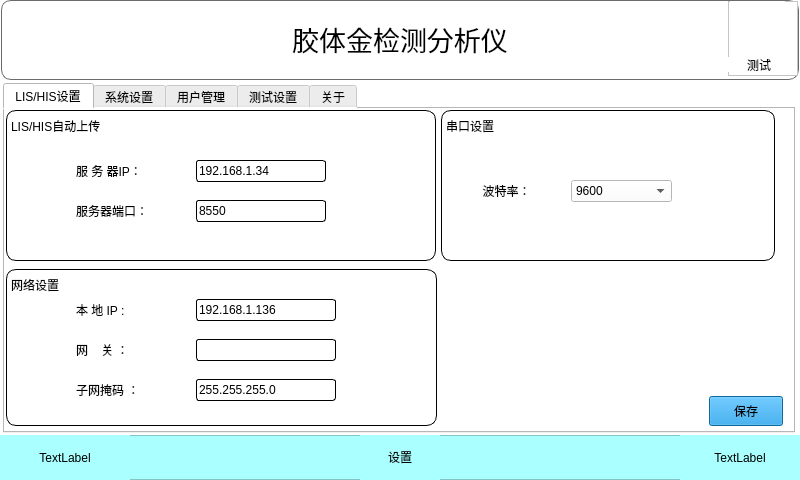
<?xml version="1.0" encoding="UTF-8"?>
<ui version="4.0">
 <class>Form</class>
 <widget class="QWidget" name="Form">
  <property name="geometry">
   <rect>
    <x>0</x>
    <y>0</y>
    <width>800</width>
    <height>480</height>
   </rect>
  </property>
  <property name="windowTitle">
   <string>Form</string>
  </property>
  <property name="styleSheet">
   <string notr="true">background-color:rgb(255, 255, 255)</string>
  </property>
  <widget class="QFrame" name="top">
   <property name="geometry">
    <rect>
     <x>1</x>
     <y>0</y>
     <width>798</width>
     <height>80</height>
    </rect>
   </property>
   <property name="styleSheet">
    <string notr="true">QWidget#top{

border: 1px solid rgb(106, 106, 106);
border-radius: 10px;
}
</string>
   </property>
   <property name="frameShape">
    <enum>QFrame::StyledPanel</enum>
   </property>
   <property name="frameShadow">
    <enum>QFrame::Raised</enum>
   </property>
   <widget class="QLabel" name="label">
    <property name="geometry">
     <rect>
      <x>209</x>
      <y>1</y>
      <width>380</width>
      <height>75</height>
     </rect>
    </property>
    <property name="font">
     <font>
      <family>AcadEref</family>
      <pointsize>20</pointsize>
     </font>
    </property>
    <property name="text">
     <string>胶体金检测分析仪</string>
    </property>
    <property name="alignment">
     <set>Qt::AlignCenter</set>
    </property>
   </widget>
   <widget class="QFrame" name="home">
    <property name="geometry">
     <rect>
      <x>727</x>
      <y>1</y>
      <width>70</width>
      <height>75</height>
     </rect>
    </property>
    <property name="frameShape">
     <enum>QFrame::StyledPanel</enum>
    </property>
    <property name="frameShadow">
     <enum>QFrame::Raised</enum>
    </property>
    <widget class="QLabel" name="label_11">
     <property name="geometry">
      <rect>
       <x>2</x>
       <y>0</y>
       <width>55</width>
       <height>55</height>
      </rect>
     </property>
     <property name="text">
      <string/>
     </property>
     <property name="pixmap">
      <pixmap>../img/setup.png</pixmap>
     </property>
     <property name="alignment">
      <set>Qt::AlignCenter</set>
     </property>
    </widget>
    <widget class="QLabel" name="label_2">
     <property name="geometry">
      <rect>
       <x>0</x>
       <y>56</y>
       <width>62</width>
       <height>15</height>
      </rect>
     </property>
     <property name="text">
      <string>测试</string>
     </property>
     <property name="alignment">
      <set>Qt::AlignCenter</set>
     </property>
    </widget>
   </widget>
  </widget>
  <widget class="QFrame" name="under">
   <property name="geometry">
    <rect>
     <x>0</x>
     <y>435</y>
     <width>800</width>
     <height>45</height>
    </rect>
   </property>
   <property name="styleSheet">
    <string notr="true">background-color:rgb(170, 255, 255)</string>
   </property>
   <property name="frameShape">
    <enum>QFrame::StyledPanel</enum>
   </property>
   <property name="frameShadow">
    <enum>QFrame::Raised</enum>
   </property>
   <widget class="QLabel" name="label_13">
    <property name="geometry">
     <rect>
      <x>360</x>
      <y>0</y>
      <width>80</width>
      <height>45</height>
     </rect>
    </property>
    <property name="text">
     <string>设置</string>
    </property>
    <property name="alignment">
     <set>Qt::AlignCenter</set>
    </property>
    <property name="textInteractionFlags">
     <set>Qt::TextBrowserInteraction</set>
    </property>
   </widget>
   <widget class="QLabel" name="dateLabel">
    <property name="geometry">
     <rect>
      <x>0</x>
      <y>0</y>
      <width>130</width>
      <height>45</height>
     </rect>
    </property>
    <property name="text">
     <string>TextLabel</string>
    </property>
    <property name="alignment">
     <set>Qt::AlignCenter</set>
    </property>
   </widget>
   <widget class="QLabel" name="timeLabel">
    <property name="geometry">
     <rect>
      <x>680</x>
      <y>0</y>
      <width>120</width>
      <height>45</height>
     </rect>
    </property>
    <property name="text">
     <string>TextLabel</string>
    </property>
    <property name="alignment">
     <set>Qt::AlignCenter</set>
    </property>
   </widget>
  </widget>
  <widget class="QTabWidget" name="tabWidget">
   <property name="geometry">
    <rect>
     <x>3</x>
     <y>83</y>
     <width>792</width>
     <height>350</height>
    </rect>
   </property>
   <property name="currentIndex">
    <number>0</number>
   </property>
   <widget class="QWidget" name="tab">
    <attribute name="title">
     <string>LIS/HIS设置</string>
    </attribute>
    <widget class="QFrame" name="frame_8">
     <property name="geometry">
      <rect>
       <x>436</x>
       <y>1</y>
       <width>334</width>
       <height>151</height>
      </rect>
     </property>
     <property name="styleSheet">
      <string notr="true">QWidget#frame_8{

border: 1px solid black;
border-radius: 10px;
}
</string>
     </property>
     <property name="frameShape">
      <enum>QFrame::StyledPanel</enum>
     </property>
     <property name="frameShadow">
      <enum>QFrame::Raised</enum>
     </property>
     <widget class="QLabel" name="label_4">
      <property name="geometry">
       <rect>
        <x>5</x>
        <y>5</y>
        <width>71</width>
        <height>21</height>
       </rect>
      </property>
      <property name="text">
       <string>串口设置</string>
      </property>
      <property name="alignment">
       <set>Qt::AlignLeading|Qt::AlignLeft|Qt::AlignVCenter</set>
      </property>
     </widget>
     <widget class="QLabel" name="label_5">
      <property name="geometry">
       <rect>
        <x>30</x>
        <y>70</y>
        <width>71</width>
        <height>22</height>
       </rect>
      </property>
      <property name="styleSheet">
       <string notr="true"/>
      </property>
      <property name="text">
       <string>波特率：</string>
      </property>
      <property name="alignment">
       <set>Qt::AlignCenter</set>
      </property>
     </widget>
     <widget class="QComboBox" name="comboBox">
      <property name="geometry">
       <rect>
        <x>130</x>
        <y>70</y>
        <width>101</width>
        <height>22</height>
       </rect>
      </property>
      <property name="toolTip">
       <string>&lt;html&gt;&lt;head/&gt;&lt;body&gt;&lt;p&gt;波特率&lt;/p&gt;&lt;/body&gt;&lt;/html&gt;</string>
      </property>
      <item>
       <property name="text">
        <string>9600</string>
       </property>
      </item>
      <item>
       <property name="text">
        <string>115200</string>
       </property>
      </item>
     </widget>
    </widget>
    <widget class="QFrame" name="frame_9">
     <property name="geometry">
      <rect>
       <x>1</x>
       <y>1</y>
       <width>430</width>
       <height>151</height>
      </rect>
     </property>
     <property name="styleSheet">
      <string notr="true">QWidget#frame_9{

border: 1px solid black;
border-radius: 10px;
}
</string>
     </property>
     <property name="frameShape">
      <enum>QFrame::StyledPanel</enum>
     </property>
     <property name="frameShadow">
      <enum>QFrame::Raised</enum>
     </property>
     <widget class="QLabel" name="label_6">
      <property name="geometry">
       <rect>
        <x>5</x>
        <y>5</y>
        <width>121</width>
        <height>21</height>
       </rect>
      </property>
      <property name="text">
       <string>LIS/HIS自动上传</string>
      </property>
      <property name="alignment">
       <set>Qt::AlignLeading|Qt::AlignLeft|Qt::AlignVCenter</set>
      </property>
     </widget>
     <widget class="QLabel" name="label_7">
      <property name="geometry">
       <rect>
        <x>70</x>
        <y>50</y>
        <width>90</width>
        <height>22</height>
       </rect>
      </property>
      <property name="styleSheet">
       <string notr="true"/>
      </property>
      <property name="text">
       <string>服 务 器IP：</string>
      </property>
      <property name="alignment">
       <set>Qt::AlignLeading|Qt::AlignLeft|Qt::AlignVCenter</set>
      </property>
     </widget>
     <widget class="QLabel" name="label_3">
      <property name="geometry">
       <rect>
        <x>70</x>
        <y>90</y>
        <width>90</width>
        <height>22</height>
       </rect>
      </property>
      <property name="text">
       <string>服务器端口：</string>
      </property>
      <property name="alignment">
       <set>Qt::AlignLeading|Qt::AlignLeft|Qt::AlignVCenter</set>
      </property>
     </widget>
     <widget class="QLineEdit" name="lineEdit">
      <property name="geometry">
       <rect>
        <x>190</x>
        <y>50</y>
        <width>130</width>
        <height>22</height>
       </rect>
      </property>
      <property name="styleSheet">
       <string notr="true">border: 1px solid black;
border-radius: 3px;</string>
      </property>
      <property name="text">
       <string>192.168.1.34</string>
      </property>
      <property name="cursorMoveStyle">
       <enum>Qt::LogicalMoveStyle</enum>
      </property>
     </widget>
     <widget class="QLineEdit" name="lineEdit_2">
      <property name="geometry">
       <rect>
        <x>190</x>
        <y>90</y>
        <width>130</width>
        <height>22</height>
       </rect>
      </property>
      <property name="styleSheet">
       <string notr="true">border: 1px solid black;
border-radius: 3px;</string>
      </property>
      <property name="text">
       <string>8550</string>
      </property>
      <property name="cursorMoveStyle">
       <enum>Qt::LogicalMoveStyle</enum>
      </property>
     </widget>
    </widget>
    <widget class="QFrame" name="frame_10">
     <property name="geometry">
      <rect>
       <x>1</x>
       <y>160</y>
       <width>431</width>
       <height>157</height>
      </rect>
     </property>
     <property name="styleSheet">
      <string notr="true">QWidget#frame_10{

border: 1px solid black;
border-radius: 10px;
}
</string>
     </property>
     <property name="frameShape">
      <enum>QFrame::StyledPanel</enum>
     </property>
     <property name="frameShadow">
      <enum>QFrame::Raised</enum>
     </property>
     <widget class="QLabel" name="label_8">
      <property name="geometry">
       <rect>
        <x>5</x>
        <y>5</y>
        <width>71</width>
        <height>21</height>
       </rect>
      </property>
      <property name="text">
       <string>网络设置</string>
      </property>
      <property name="alignment">
       <set>Qt::AlignLeading|Qt::AlignLeft|Qt::AlignVCenter</set>
      </property>
     </widget>
     <widget class="QLineEdit" name="lineEdit_3">
      <property name="geometry">
       <rect>
        <x>190</x>
        <y>70</y>
        <width>140</width>
        <height>22</height>
       </rect>
      </property>
      <property name="styleSheet">
       <string notr="true">border: 1px solid black;
border-radius: 3px;</string>
      </property>
      <property name="text">
       <string/>
      </property>
      <property name="cursorMoveStyle">
       <enum>Qt::LogicalMoveStyle</enum>
      </property>
     </widget>
     <widget class="QLabel" name="label_9">
      <property name="geometry">
       <rect>
        <x>70</x>
        <y>70</y>
        <width>90</width>
        <height>22</height>
       </rect>
      </property>
      <property name="text">
       <string>网    关 ：</string>
      </property>
      <property name="alignment">
       <set>Qt::AlignLeading|Qt::AlignLeft|Qt::AlignVCenter</set>
      </property>
     </widget>
     <widget class="QLineEdit" name="lineEdit_4">
      <property name="geometry">
       <rect>
        <x>190</x>
        <y>30</y>
        <width>140</width>
        <height>22</height>
       </rect>
      </property>
      <property name="styleSheet">
       <string notr="true">border: 1px solid black;
border-radius: 3px;</string>
      </property>
      <property name="text">
       <string>192.168.1.136</string>
      </property>
      <property name="cursorMoveStyle">
       <enum>Qt::LogicalMoveStyle</enum>
      </property>
     </widget>
     <widget class="QLabel" name="label_10">
      <property name="geometry">
       <rect>
        <x>70</x>
        <y>30</y>
        <width>90</width>
        <height>22</height>
       </rect>
      </property>
      <property name="styleSheet">
       <string notr="true"/>
      </property>
      <property name="text">
       <string>本 地 IP :</string>
      </property>
      <property name="alignment">
       <set>Qt::AlignLeading|Qt::AlignLeft|Qt::AlignVCenter</set>
      </property>
     </widget>
     <widget class="QLineEdit" name="lineEdit_6">
      <property name="geometry">
       <rect>
        <x>190</x>
        <y>110</y>
        <width>140</width>
        <height>22</height>
       </rect>
      </property>
      <property name="styleSheet">
       <string notr="true">border: 1px solid black;
border-radius: 3px;</string>
      </property>
      <property name="text">
       <string>255.255.255.0</string>
      </property>
      <property name="cursorMoveStyle">
       <enum>Qt::LogicalMoveStyle</enum>
      </property>
     </widget>
     <widget class="QLabel" name="label_14">
      <property name="geometry">
       <rect>
        <x>70</x>
        <y>110</y>
        <width>90</width>
        <height>22</height>
       </rect>
      </property>
      <property name="styleSheet">
       <string notr="true"/>
      </property>
      <property name="text">
       <string>子网掩码 ：</string>
      </property>
      <property name="alignment">
       <set>Qt::AlignLeading|Qt::AlignLeft|Qt::AlignVCenter</set>
      </property>
     </widget>
    </widget>
    <widget class="QPushButton" name="pushButton">
     <property name="geometry">
      <rect>
       <x>704</x>
       <y>287</y>
       <width>74</width>
       <height>30</height>
      </rect>
     </property>
     <property name="styleSheet">
      <string notr="true">background-color:rgb(20, 144, 219)</string>
     </property>
     <property name="text">
      <string>保存</string>
     </property>
    </widget>
   </widget>
   <widget class="QWidget" name="tab_2">
    <attribute name="title">
     <string>系统设置</string>
    </attribute>
    <widget class="QFrame" name="frame_11">
     <property name="geometry">
      <rect>
       <x>2</x>
       <y>2</y>
       <width>784</width>
       <height>228</height>
      </rect>
     </property>
     <property name="styleSheet">
      <string notr="true">QWidget#frame_11{

border: 1px solid black;
border-radius: 10px;
}
</string>
     </property>
     <property name="frameShape">
      <enum>QFrame::StyledPanel</enum>
     </property>
     <property name="frameShadow">
      <enum>QFrame::Raised</enum>
     </property>
     <widget class="QLabel" name="label_12">
      <property name="geometry">
       <rect>
        <x>5</x>
        <y>5</y>
        <width>121</width>
        <height>21</height>
       </rect>
      </property>
      <property name="text">
       <string>系统时间设置</string>
      </property>
      <property name="alignment">
       <set>Qt::AlignLeading|Qt::AlignLeft|Qt::AlignVCenter</set>
      </property>
     </widget>
     <widget class="QPushButton" name="pushButton_2">
      <property name="geometry">
       <rect>
        <x>630</x>
        <y>170</y>
        <width>75</width>
        <height>23</height>
       </rect>
      </property>
      <property name="styleSheet">
       <string notr="true">background-color:rgb(20, 144, 219)</string>
      </property>
      <property name="text">
       <string>保存</string>
      </property>
     </widget>
     <widget class="QLabel" name="label_15">
      <property name="geometry">
       <rect>
        <x>100</x>
        <y>74</y>
        <width>90</width>
        <height>22</height>
       </rect>
      </property>
      <property name="styleSheet">
       <string notr="true"/>
      </property>
      <property name="text">
       <string>日期(年/月/日)</string>
      </property>
      <property name="alignment">
       <set>Qt::AlignLeading|Qt::AlignLeft|Qt::AlignVCenter</set>
      </property>
     </widget>
     <widget class="QLineEdit" name="lineEdit_10">
      <property name="geometry">
       <rect>
        <x>270</x>
        <y>146</y>
        <width>45</width>
        <height>30</height>
       </rect>
      </property>
      <property name="styleSheet">
       <string notr="true">border: 1px solid black;
border-radius: 3px;</string>
      </property>
      <property name="text">
       <string/>
      </property>
      <property name="echoMode">
       <enum>QLineEdit::Normal</enum>
      </property>
      <property name="cursorMoveStyle">
       <enum>Qt::LogicalMoveStyle</enum>
      </property>
     </widget>
     <widget class="QLineEdit" name="lineEdit_7">
      <property name="geometry">
       <rect>
        <x>200</x>
        <y>146</y>
        <width>45</width>
        <height>30</height>
       </rect>
      </property>
      <property name="styleSheet">
       <string notr="true">border: 1px solid black;
border-radius: 3px;</string>
      </property>
      <property name="text">
       <string/>
      </property>
      <property name="echoMode">
       <enum>QLineEdit::Normal</enum>
      </property>
      <property name="cursorMoveStyle">
       <enum>Qt::LogicalMoveStyle</enum>
      </property>
     </widget>
     <widget class="QLineEdit" name="lineEdit_11">
      <property name="geometry">
       <rect>
        <x>340</x>
        <y>146</y>
        <width>45</width>
        <height>30</height>
       </rect>
      </property>
      <property name="styleSheet">
       <string notr="true">border: 1px solid black;
border-radius: 3px;</string>
      </property>
      <property name="text">
       <string/>
      </property>
      <property name="echoMode">
       <enum>QLineEdit::Normal</enum>
      </property>
      <property name="cursorMoveStyle">
       <enum>Qt::LogicalMoveStyle</enum>
      </property>
     </widget>
     <widget class="QLabel" name="label_16">
      <property name="geometry">
       <rect>
        <x>100</x>
        <y>150</y>
        <width>90</width>
        <height>22</height>
       </rect>
      </property>
      <property name="styleSheet">
       <string notr="true"/>
      </property>
      <property name="text">
       <string>时间(时/分/秒)</string>
      </property>
      <property name="alignment">
       <set>Qt::AlignLeading|Qt::AlignLeft|Qt::AlignVCenter</set>
      </property>
     </widget>
     <widget class="QDateEdit" name="dateEdit">
      <property name="geometry">
       <rect>
        <x>200</x>
        <y>60</y>
        <width>191</width>
        <height>51</height>
       </rect>
      </property>
     </widget>
    </widget>
    <widget class="QFrame" name="frame_12">
     <property name="geometry">
      <rect>
       <x>1</x>
       <y>234</y>
       <width>180</width>
       <height>85</height>
      </rect>
     </property>
     <property name="styleSheet">
      <string notr="true">QWidget#frame_12{

border: 1px solid black;
border-radius: 10px;
}
</string>
     </property>
     <property name="frameShape">
      <enum>QFrame::StyledPanel</enum>
     </property>
     <property name="frameShadow">
      <enum>QFrame::Raised</enum>
     </property>
     <widget class="QLabel" name="label_17">
      <property name="geometry">
       <rect>
        <x>5</x>
        <y>5</y>
        <width>71</width>
        <height>21</height>
       </rect>
      </property>
      <property name="text">
       <string>屏幕校准</string>
      </property>
      <property name="alignment">
       <set>Qt::AlignLeading|Qt::AlignLeft|Qt::AlignVCenter</set>
      </property>
     </widget>
     <widget class="QPushButton" name="pushButton_3">
      <property name="geometry">
       <rect>
        <x>50</x>
        <y>40</y>
        <width>80</width>
        <height>23</height>
       </rect>
      </property>
      <property name="styleSheet">
       <string notr="true">



border-radius: 5px;
background-color:rgb(20, 144, 219)
</string>
      </property>
      <property name="text">
       <string>校准</string>
      </property>
     </widget>
    </widget>
    <widget class="QFrame" name="frame_13">
     <property name="geometry">
      <rect>
       <x>186</x>
       <y>234</y>
       <width>180</width>
       <height>85</height>
      </rect>
     </property>
     <property name="styleSheet">
      <string notr="true">QWidget#frame_13
{

border: 1px solid black;
border-radius: 10px;
}
</string>
     </property>
     <property name="frameShape">
      <enum>QFrame::StyledPanel</enum>
     </property>
     <property name="frameShadow">
      <enum>QFrame::Raised</enum>
     </property>
     <widget class="QLabel" name="label_18">
      <property name="geometry">
       <rect>
        <x>5</x>
        <y>5</y>
        <width>71</width>
        <height>21</height>
       </rect>
      </property>
      <property name="text">
       <string>恢复出厂设置</string>
      </property>
      <property name="alignment">
       <set>Qt::AlignLeading|Qt::AlignLeft|Qt::AlignVCenter</set>
      </property>
     </widget>
     <widget class="QPushButton" name="pushButton_4">
      <property name="geometry">
       <rect>
        <x>50</x>
        <y>40</y>
        <width>80</width>
        <height>23</height>
       </rect>
      </property>
      <property name="styleSheet">
       <string notr="true">



border-radius: 5px;
background-color:rgb(20, 144, 219)
</string>
      </property>
      <property name="text">
       <string>清除数据</string>
      </property>
     </widget>
    </widget>
    <widget class="QFrame" name="frame_14">
     <property name="geometry">
      <rect>
       <x>371</x>
       <y>234</y>
       <width>180</width>
       <height>85</height>
      </rect>
     </property>
     <property name="styleSheet">
      <string notr="true">QWidget#frame_14
{

border: 1px solid black;
border-radius: 10px;
}
</string>
     </property>
     <property name="frameShape">
      <enum>QFrame::StyledPanel</enum>
     </property>
     <property name="frameShadow">
      <enum>QFrame::Raised</enum>
     </property>
     <widget class="QLabel" name="label_19">
      <property name="geometry">
       <rect>
        <x>5</x>
        <y>5</y>
        <width>71</width>
        <height>21</height>
       </rect>
      </property>
      <property name="text">
       <string>系统自检</string>
      </property>
      <property name="alignment">
       <set>Qt::AlignLeading|Qt::AlignLeft|Qt::AlignVCenter</set>
      </property>
     </widget>
     <widget class="QPushButton" name="pushButton_5">
      <property name="geometry">
       <rect>
        <x>50</x>
        <y>40</y>
        <width>80</width>
        <height>23</height>
       </rect>
      </property>
      <property name="styleSheet">
       <string notr="true">



border-radius: 5px;
background-color:rgb(20, 144, 219)
</string>
      </property>
      <property name="text">
       <string>开始自检</string>
      </property>
     </widget>
    </widget>
    <widget class="QFrame" name="frame_15">
     <property name="geometry">
      <rect>
       <x>556</x>
       <y>234</y>
       <width>229</width>
       <height>85</height>
      </rect>
     </property>
     <property name="styleSheet">
      <string notr="true">QWidget#frame_15

{

border: 1px solid black;
border-radius: 10px;
}
</string>
     </property>
     <property name="frameShape">
      <enum>QFrame::StyledPanel</enum>
     </property>
     <property name="frameShadow">
      <enum>QFrame::Raised</enum>
     </property>
     <widget class="QLabel" name="label_20">
      <property name="geometry">
       <rect>
        <x>5</x>
        <y>5</y>
        <width>71</width>
        <height>21</height>
       </rect>
      </property>
      <property name="text">
       <string>系统语言</string>
      </property>
      <property name="alignment">
       <set>Qt::AlignLeading|Qt::AlignLeft|Qt::AlignVCenter</set>
      </property>
     </widget>
     <widget class="QPushButton" name="pushButton_7">
      <property name="geometry">
       <rect>
        <x>166</x>
        <y>40</y>
        <width>54</width>
        <height>23</height>
       </rect>
      </property>
      <property name="styleSheet">
       <string notr="true">



border-radius: 5px;
background-color:rgb(20, 144, 219)
</string>
      </property>
      <property name="text">
       <string>保存</string>
      </property>
     </widget>
     <widget class="QComboBox" name="comboBox_2">
      <property name="geometry">
       <rect>
        <x>30</x>
        <y>40</y>
        <width>101</width>
        <height>22</height>
       </rect>
      </property>
      <property name="toolTip">
       <string>&lt;html&gt;&lt;head/&gt;&lt;body&gt;&lt;p&gt;波特率&lt;/p&gt;&lt;/body&gt;&lt;/html&gt;</string>
      </property>
      <item>
       <property name="text">
        <string>中文</string>
       </property>
      </item>
      <item>
       <property name="text">
        <string>英语</string>
       </property>
      </item>
      <item>
       <property name="text">
        <string/>
       </property>
      </item>
     </widget>
    </widget>
   </widget>
   <widget class="QWidget" name="tab_3">
    <attribute name="title">
     <string>用户管理</string>
    </attribute>
    <widget class="QFrame" name="frame_16">
     <property name="geometry">
      <rect>
       <x>10</x>
       <y>10</y>
       <width>371</width>
       <height>201</height>
      </rect>
     </property>
     <property name="styleSheet">
      <string notr="true">QWidget#frame_16
{

border: 1px solid black;
border-radius: 10px;
}
</string>
     </property>
     <property name="frameShape">
      <enum>QFrame::StyledPanel</enum>
     </property>
     <property name="frameShadow">
      <enum>QFrame::Raised</enum>
     </property>
     <widget class="QLabel" name="label_21">
      <property name="geometry">
       <rect>
        <x>5</x>
        <y>5</y>
        <width>71</width>
        <height>21</height>
       </rect>
      </property>
      <property name="text">
       <string>当前用户:</string>
      </property>
      <property name="alignment">
       <set>Qt::AlignLeading|Qt::AlignLeft|Qt::AlignVCenter</set>
      </property>
     </widget>
     <widget class="QLabel" name="label_22">
      <property name="geometry">
       <rect>
        <x>48</x>
        <y>50</y>
        <width>80</width>
        <height>30</height>
       </rect>
      </property>
      <property name="text">
       <string>账  号:</string>
      </property>
     </widget>
     <widget class="QLabel" name="label_23">
      <property name="geometry">
       <rect>
        <x>48</x>
        <y>90</y>
        <width>80</width>
        <height>30</height>
       </rect>
      </property>
      <property name="text">
       <string>用户名:</string>
      </property>
     </widget>
     <widget class="QLabel" name="label_24">
      <property name="geometry">
       <rect>
        <x>48</x>
        <y>140</y>
        <width>80</width>
        <height>30</height>
       </rect>
      </property>
      <property name="text">
       <string>用户类型：</string>
      </property>
     </widget>
     <widget class="QLabel" name="label_25">
      <property name="geometry">
       <rect>
        <x>152</x>
        <y>90</y>
        <width>111</width>
        <height>30</height>
       </rect>
      </property>
      <property name="text">
       <string>admin</string>
      </property>
     </widget>
     <widget class="QLabel" name="label_26">
      <property name="geometry">
       <rect>
        <x>152</x>
        <y>50</y>
        <width>111</width>
        <height>30</height>
       </rect>
      </property>
      <property name="text">
       <string>admin</string>
      </property>
     </widget>
     <widget class="QLabel" name="label_27">
      <property name="geometry">
       <rect>
        <x>152</x>
        <y>140</y>
        <width>111</width>
        <height>30</height>
       </rect>
      </property>
      <property name="text">
       <string>管理员</string>
      </property>
     </widget>
    </widget>
    <widget class="QPushButton" name="pushButton_13">
     <property name="geometry">
      <rect>
       <x>50</x>
       <y>228</y>
       <width>120</width>
       <height>31</height>
      </rect>
     </property>
     <property name="styleSheet">
      <string notr="true">background-color:rgb(27, 134, 204);
color:rgb(255,255,255);
border-radius: 5px; 
        </string>
     </property>
     <property name="text">
      <string>登出</string>
     </property>
    </widget>
    <widget class="QPushButton" name="pushButton_14">
     <property name="geometry">
      <rect>
       <x>50</x>
       <y>278</y>
       <width>120</width>
       <height>31</height>
      </rect>
     </property>
     <property name="styleSheet">
      <string notr="true">background-color:rgb(27, 134, 204);
color:rgb(255,255,255);
border-radius: 5px; 
        </string>
     </property>
     <property name="text">
      <string>新增用户</string>
     </property>
    </widget>
    <widget class="QPushButton" name="pushButton_15">
     <property name="geometry">
      <rect>
       <x>220</x>
       <y>278</y>
       <width>120</width>
       <height>31</height>
      </rect>
     </property>
     <property name="styleSheet">
      <string notr="true">background-color:rgb(27, 134, 204);
color:rgb(255,255,255);
border-radius: 5px; 
        </string>
     </property>
     <property name="text">
      <string>删除用户</string>
     </property>
    </widget>
    <widget class="QPushButton" name="pushButton_16">
     <property name="geometry">
      <rect>
       <x>220</x>
       <y>228</y>
       <width>120</width>
       <height>31</height>
      </rect>
     </property>
     <property name="styleSheet">
      <string notr="true">background-color:rgb(27, 134, 204);
color:rgb(255,255,255);
border-radius: 5px; 
        </string>
     </property>
     <property name="text">
      <string>修改用户</string>
     </property>
    </widget>
    <widget class="QTableWidget" name="tableWidget">
     <property name="geometry">
      <rect>
       <x>406</x>
       <y>24</y>
       <width>375</width>
       <height>294</height>
      </rect>
     </property>
     <attribute name="horizontalHeaderDefaultSectionSize">
      <number>124</number>
     </attribute>
     <column>
      <property name="text">
       <string>账号</string>
      </property>
     </column>
     <column>
      <property name="text">
       <string>用户名</string>
      </property>
     </column>
     <column>
      <property name="text">
       <string>管理员</string>
      </property>
     </column>
    </widget>
    <widget class="QLabel" name="label_51">
     <property name="geometry">
      <rect>
       <x>400</x>
       <y>6</y>
       <width>71</width>
       <height>16</height>
      </rect>
     </property>
     <property name="text">
      <string>用户列表</string>
     </property>
    </widget>
   </widget>
   <widget class="QWidget" name="tab_5">
    <attribute name="title">
     <string>测试设置</string>
    </attribute>
    <widget class="QLabel" name="label_28">
     <property name="geometry">
      <rect>
       <x>10</x>
       <y>10</y>
       <width>101</width>
       <height>31</height>
      </rect>
     </property>
     <property name="text">
      <string>流水号:YYMMDD-</string>
     </property>
    </widget>
    <widget class="QSpinBox" name="spinBox">
     <property name="geometry">
      <rect>
       <x>130</x>
       <y>10</y>
       <width>51</width>
       <height>31</height>
      </rect>
     </property>
    </widget>
    <widget class="QLabel" name="label_29">
     <property name="geometry">
      <rect>
       <x>230</x>
       <y>10</y>
       <width>91</width>
       <height>31</height>
      </rect>
     </property>
     <property name="text">
      <string>记录保存天数</string>
     </property>
    </widget>
    <widget class="QSpinBox" name="spinBox_2">
     <property name="geometry">
      <rect>
       <x>340</x>
       <y>10</y>
       <width>91</width>
       <height>31</height>
      </rect>
     </property>
    </widget>
    <widget class="QLabel" name="label_30">
     <property name="geometry">
      <rect>
       <x>10</x>
       <y>60</y>
       <width>101</width>
       <height>31</height>
      </rect>
     </property>
     <property name="text">
      <string>流水号后缀长度</string>
     </property>
    </widget>
    <widget class="QSpinBox" name="spinBox_3">
     <property name="geometry">
      <rect>
       <x>130</x>
       <y>60</y>
       <width>51</width>
       <height>31</height>
      </rect>
     </property>
    </widget>
    <widget class="QComboBox" name="comboBox_3">
     <property name="geometry">
      <rect>
       <x>340</x>
       <y>60</y>
       <width>91</width>
       <height>31</height>
      </rect>
     </property>
     <item>
      <property name="text">
       <string>定性+定量</string>
      </property>
     </item>
     <item>
      <property name="text">
       <string>定性</string>
      </property>
     </item>
     <item>
      <property name="text">
       <string>定量</string>
      </property>
     </item>
    </widget>
    <widget class="QLabel" name="label_31">
     <property name="geometry">
      <rect>
       <x>230</x>
       <y>60</y>
       <width>91</width>
       <height>31</height>
      </rect>
     </property>
     <property name="text">
      <string>结果类型</string>
     </property>
    </widget>
    <widget class="QFrame" name="frame">
     <property name="geometry">
      <rect>
       <x>520</x>
       <y>10</y>
       <width>251</width>
       <height>81</height>
      </rect>
     </property>
     <property name="styleSheet">
      <string notr="true">QWidget#frame{

border: 1px solid rgb(106, 106, 106);
border-radius: 10px;
}</string>
     </property>
     <property name="frameShape">
      <enum>QFrame::StyledPanel</enum>
     </property>
     <property name="frameShadow">
      <enum>QFrame::Raised</enum>
     </property>
     <widget class="QLabel" name="label_32">
      <property name="geometry">
       <rect>
        <x>4</x>
        <y>3</y>
        <width>60</width>
        <height>18</height>
       </rect>
      </property>
      <property name="text">
       <string>USB</string>
      </property>
     </widget>
     <widget class="QPushButton" name="pushButton_17">
      <property name="geometry">
       <rect>
        <x>180</x>
        <y>40</y>
        <width>60</width>
        <height>31</height>
       </rect>
      </property>
      <property name="styleSheet">
       <string notr="true">background-color:rgb(27, 134, 204);
color:rgb(255,255,255);
border-radius: 5px; 
        </string>
      </property>
      <property name="text">
       <string>刷新</string>
      </property>
     </widget>
     <widget class="QLabel" name="label_33">
      <property name="geometry">
       <rect>
        <x>10</x>
        <y>25</y>
        <width>41</width>
        <height>20</height>
       </rect>
      </property>
      <property name="text">
       <string>设备1</string>
      </property>
     </widget>
     <widget class="QLabel" name="label_34">
      <property name="geometry">
       <rect>
        <x>10</x>
        <y>50</y>
        <width>41</width>
        <height>20</height>
       </rect>
      </property>
      <property name="text">
       <string>设备2</string>
      </property>
     </widget>
     <widget class="QLabel" name="label_35">
      <property name="geometry">
       <rect>
        <x>70</x>
        <y>25</y>
        <width>41</width>
        <height>20</height>
       </rect>
      </property>
      <property name="text">
       <string>在</string>
      </property>
     </widget>
     <widget class="QLabel" name="label_36">
      <property name="geometry">
       <rect>
        <x>70</x>
        <y>50</y>
        <width>41</width>
        <height>20</height>
       </rect>
      </property>
      <property name="text">
       <string>在</string>
      </property>
     </widget>
    </widget>
    <widget class="QPushButton" name="pushButton_18">
     <property name="geometry">
      <rect>
       <x>700</x>
       <y>270</y>
       <width>71</width>
       <height>41</height>
      </rect>
     </property>
     <property name="styleSheet">
      <string notr="true">background-color:rgb(27, 134, 204);
color:rgb(255,255,255);
border-radius: 5px; 
        </string>
     </property>
     <property name="text">
      <string>保存</string>
     </property>
    </widget>
   </widget>
   <widget class="QWidget" name="tab_4">
    <attribute name="title">
     <string>关于</string>
    </attribute>
   </widget>
  </widget>
 </widget>
 <resources>
  <include location="img.qrc"/>
 </resources>
 <connections/>
</ui>
